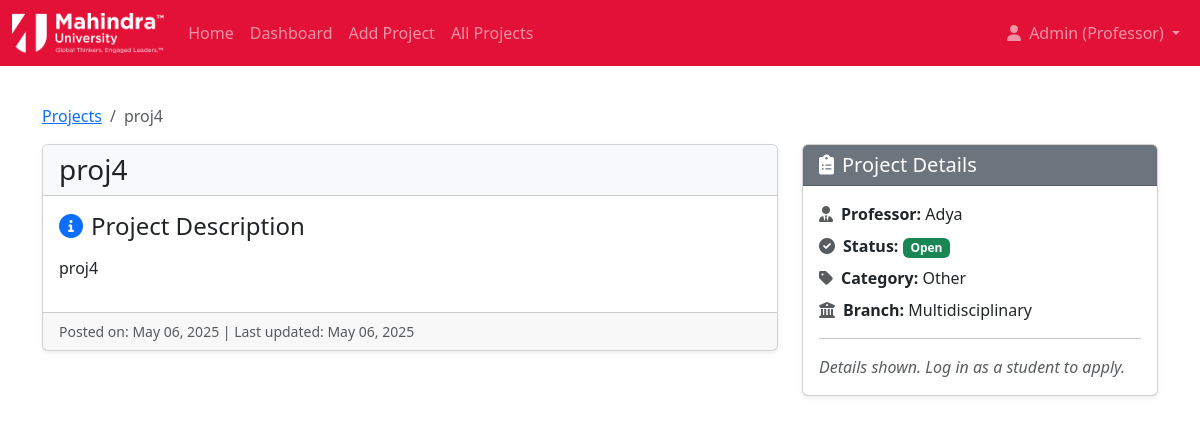
The page /projects/7/ (signed in) on the database its author committed.
### portal/models.py (models this page shows, shortened)
class User(AbstractBaseUser, PermissionsMixin):
    email = models.EmailField(unique=True)
    name = models.CharField(max_length=150)
    usertype = models.CharField(max_length=10, choices=[('student', 'Student'), ('professor', 'Professor')])
    is_staff = models.BooleanField(default=False) # Required for Django admin
    is_active = models.BooleanField(default=True) # Required for Django auth
    date_joined = models.DateTimeField(default=timezone.now)
    USERNAME_FIELD = 'email' # Use email for login
    REQUIRED_FIELDS = ['name'] # Required fields when creating user via createsuperuser
    objects = CustomUserManager() # Assign the custom manager

class Project(models.Model):
    title = models.CharField(max_length=200)
    description = models.TextField()
    professorid = models.ForeignKey(User, on_delete=models.CASCADE, related_name='projects_led', limit_choices_to={'usertype': 'professor'}, db_column='professorid')
    professorname = models.CharField(max_length=150)
    status_choices = [
        ('Open', 'Open'),
        ('Closed', 'Closed'),
        ('InProgress', 'In Progress'),
    ]
    status = models.CharField(max_length=10, choices=status_choices, default='Open')
    category_choices = [
        ('Research', 'Research'),
        ('Development', 'Software Development'),
        ('Design', 'Design'),
        ('DataAnalysis', 'Data Analysis'),
        ('Other', 'Other'),
    ]
    category = models.CharField(max_length=20, choices=category_choices, default='Other')
    branch_choices = [
        ('CS', 'Computer Science'),
        ('ECE', 'Electronics & Comm.'),
        ('ME', 'Mechanical Eng.'),
        ('CE', 'Civil Eng.'),
        ('EE', 'Electrical Eng.'),
        ('CH', 'Chemical Eng.'),
        ('AE', 'Aerospace Eng.'),
        ('BT', 'Biotechnology'),
        ('Multi', 'Multidisciplinary'),
    ]
    branch = models.CharField(max_length=5, choices=branch_choices, default='Multi')
    created_at = models.DateTimeField(auto_now_add=True)
    updated_at = models.DateTimeField(auto_now=True)

### portal/views.py (the view)
# urls.py: path('projects/<int:project_id>/', views.project_detail_view, name='project_detail'),
@login_required
def project_detail_view(request, project_id):
    project = get_object_or_404(Project, pk=project_id)
    has_applied = False
    application_status = None
    if request.user.usertype == 'student':
        existing_application = Application.objects.filter(projectid=project, studentid=request.user).first()
        if existing_application:
            has_applied = True
            application_status = existing_application.status
    context = {
        'project': project,
        'has_applied': has_applied,
        'application_status': application_status,
    }
    return render(request, 'portal/project_detail.html', context)

### templates/portal/project_detail.html (shortened to what this page needs)
{% extends 'base.html' %}
{% block content %}
<nav aria-label="breadcrumb">
    <ol class="breadcrumb">
    <li class="breadcrumb-item"><a href="{% url 'project_list' %}">Projects</a></li>
    <li class="breadcrumb-item active" aria-current="page">{{ project.title|truncatechars:50 }}</li>
    </ol>
</nav>
<div class="row g-4">
    <div class="col-lg-8">
        <div class="card shadow-sm">
            <div class="card-header bg-light">
                <h3 class="mb-0">{{ project.title }}</h3>
            </div>
            <div class="card-body">
                <h4><i class="fas fa-info-circle text-primary me-2"></i>Project Description</h4>
                <p>{{ project.description|linebreaks }}</p>
            </div>
             <div class="card-footer text-muted small">
                 Posted on: {{ project.created_at|date:"F d, Y" }}
                 {% if project.updated_at != project.created_at %}
                     | Last updated: {{ project.updated_at|date:"F d, Y" }}
                 {% endif %}
             </div>
        </div>
    </div>
    <div class="col-lg-4">
        <div class="card shadow-sm sticky-lg-top" style="top: 80px;">
            <div class="card-header bg-secondary text-white">
                 <h5 class="mb-0"><i class="fas fa-clipboard-list me-2"></i>Project Details</h5>
            </div>
            <div class="card-body">
                <ul class="list-unstyled mb-0">
                    <li class="mb-2"><strong><i class="fas fa-user-tie me-2 text-muted"></i>Professor:</strong> {{ project.professorname }}</li>
                    <li class="mb-2"><strong><i class="fas fa-check-circle me-2 text-muted"></i>Status:</strong>
                            <span class="badge
                            {% if project.status == 'Open' %}bg-success
                            {% elif project.status == 'Closed' %}bg-danger
                            {% else %}bg-warning text-dark{% endif %}">
                            {{ project.status }}
                            </span>
                    </li>
                    <li class="mb-2"><strong><i class="fas fa-tag me-2 text-muted"></i>Category:</strong> {{ project.get_category_display }}</li>
                    <li class="mb-2"><strong><i class="fas fa-university me-2 text-muted"></i>Branch:</strong> {{ project.get_branch_display }}</li>
                </ul>
                <hr>
                 <div class="d-grid gap-2">
                    {% if user.is_authenticated %}
                        {% if user.usertype == 'student' %}
                            {% if project.status == 'Open' %}
                                {% if has_applied %}
                                    <div class="alert alert-info mb-0" role="alert">
                                        You have applied. Status:
                                        <span class="fw-bold
                                            {% if application_status == 'Approved' %}text-success
                                            {% elif application_status == 'Denied' %}text-danger
                                            {% else %}text-warning{% endif %}">
                                            {{ application_status }}
                                        </span>
                                    </div>
                                {% else %}
                                    <a href="{% url 'apply_project' project.id %}" class="btn btn-primary"><i class="fas fa-paper-plane me-2"></i>Apply Now</a>
                                {% endif %}
                            {% else %}
                                <button class="btn btn-secondary" disabled><i class="fas fa-times-circle me-2"></i>Applications Closed</button>
                            {% endif %}
                        {% else %}
                             <span class="text-muted fst-italic">Details shown. Log in as a student to apply.</span>
                        {% endif %}
                    {% else %}
                         {% if project.status == 'Open' %}
                            <a href="{% url 'login' %}?next={{ request.path }}" class="btn btn-primary"><i class="fas fa-sign-in-alt me-2"></i>Login to Apply</a>
                         {% else %}
                             <button class="btn btn-secondary" disabled><i class="fas fa-times-circle me-2"></i>Applications Closed</button>
                         {% endif %}
                    {% endif %}
                 </div>
            </div>
        </div>
    </div>
</div>
{% endblock %}

### templates/partials/_navbar.html (shortened to what this page needs)
{% load static %}
<nav class="navbar navbar-expand-lg navbar-dark fixed-top" style="background-color: #e31138 !important;">
    <div class="container-fluid">
        <a class="navbar-brand" href="{% url 'home' %}">
            <img src="{% static 'img/mahindra_logo.png' %}" alt="Mahindra University" style="height: 40px;">
        </a>
        <div class="collapse navbar-collapse" id="navbarNav">
            <ul class="navbar-nav me-auto mb-2 mb-lg-0">
                <li class="nav-item">
                    <a class="nav-link {% if request.resolver_match.url_name == 'home' %}active{% endif %}" href="{% url 'home' %}">Home</a>
                </li>
                {% if user.is_authenticated %}
                    {% if user.usertype == 'student' %}
                        <li class="nav-item">
                            <a class="nav-link {% if request.resolver_match.url_name == 'student_dashboard' %}active{% endif %}" href="{% url 'student_dashboard' %}">Dashboard</a>
                        </li>
                        <li class="nav-item">
                            <a class="nav-link {% if request.resolver_match.url_name == 'project_list' %}active{% endif %}" href="{% url 'project_list' %}">Browse Projects</a>
                        </li>
                            <li class="nav-item">
                            <a class="nav-link {% if request.resolver_match.url_name == 'application_history' %}active{% endif %}" href="{% url 'application_history' %}">My Applications</a>
                        </li>
                    {% elif user.usertype == 'professor' %}
                        <li class="nav-item">
                            <a class="nav-link {% if request.resolver_match.url_name == 'professor_dashboard' %}active{% endif %}" href="{% url 'professor_dashboard' %}">Dashboard</a>
                        </li>
                        <li class="nav-item">
                            <a class="nav-link {% if request.resolver_match.url_name == 'add_project' %}active{% endif %}" href="{% url 'add_project' %}">Add Project</a>
                        </li>
                         <li class="nav-item">
                            <a class="nav-link {% if request.resolver_match.url_name == 'project_list' %}active{% endif %}" href="{% url 'project_list' %}">All Projects</a>
                        </li>
                    {% endif %}
                {% else %}
                    <li class="nav-item">
                        <a class="nav-link {% if request.resolver_match.url_name == 'project_list' %}active{% endif %}" href="{% url 'project_list' %}">View Projects</a>
                    </li>
                {% endif %}
            </ul>
            <ul class="navbar-nav ms-auto mb-2 mb-lg-0">
                    {% if user.is_authenticated %}
                    <li class="nav-item dropdown">
                        <a class="nav-link dropdown-toggle" href="#" role="button" data-bs-toggle="dropdown" aria-expanded="false">
                        <i class="fas fa-user me-1"></i> {{ user.name|truncatechars:20 }} ({{ user.usertype|title }})
                        </a>
                    </li>
                {% endif %}
            </ul>
        </div>
    </div>
</nav>

### static/css/style.css (style rules this page uses)
body { display: flex; flex-direction: column; min-height: 100vh; }
html, body { margin: 0 !important; padding: 0 !important; }
.navbar { margin-top: 0 !important; background-color: #e31138 !important; }

### rows shown on the page
User: name "Admin", usertype "Professor"
Project: title "proj4", description "proj4", created_at "May 06, 2025", updated_at "May 06, 2025", professorname "Adya", status "Open", category "Other", branch "Multidisciplinary"
